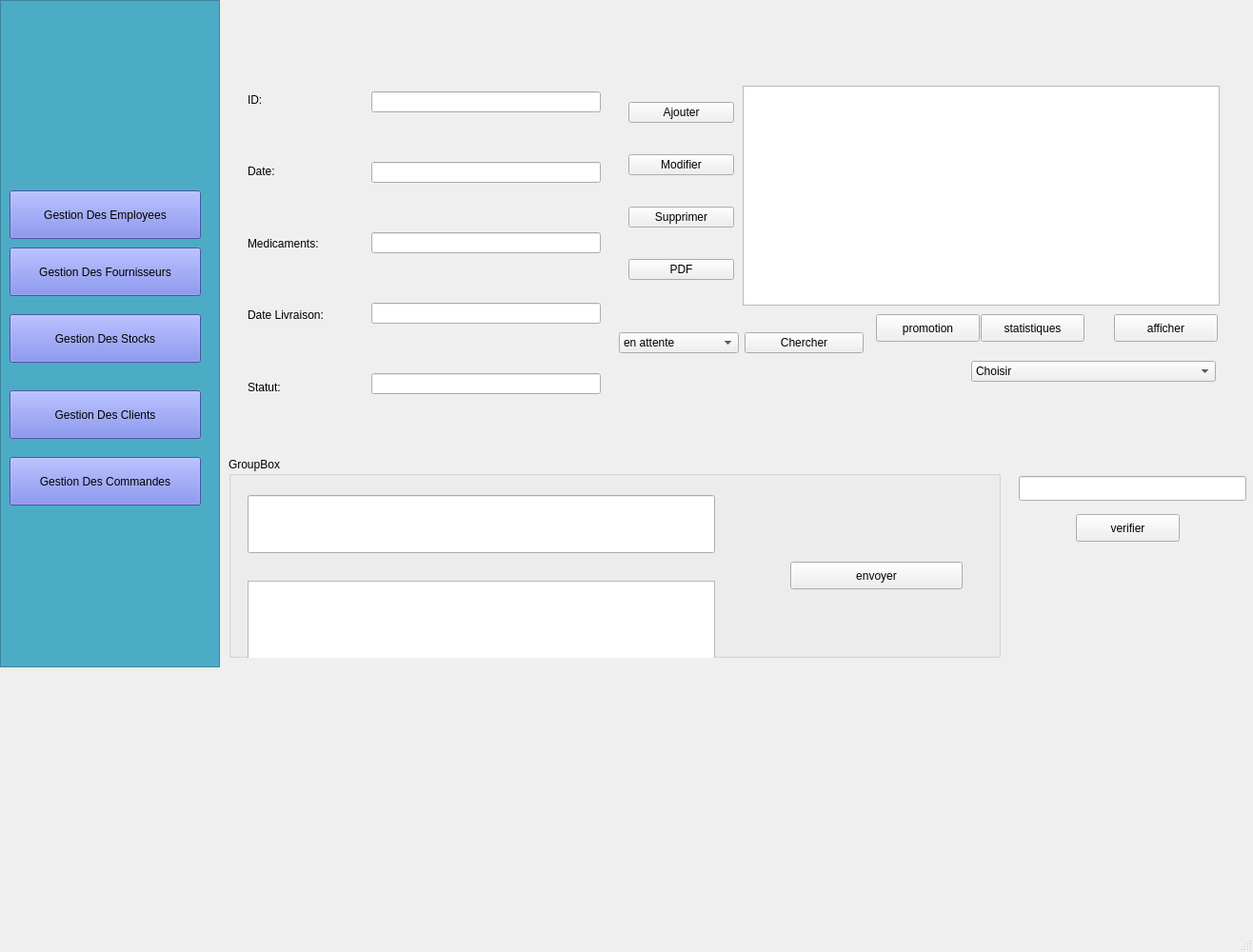
<?xml version="1.0" encoding="UTF-8"?>
<ui version="4.0">
 <class>CommandesWindow</class>
 <widget class="QMainWindow" name="CommandesWindow">
  <property name="geometry">
   <rect>
    <x>0</x>
    <y>0</y>
    <width>1316</width>
    <height>1000</height>
   </rect>
  </property>
  <property name="windowTitle">
   <string>MainWindow</string>
  </property>
  <widget class="QWidget" name="centralwidget">
   <widget class="QPushButton" name="gestion_fournisseur">
    <property name="geometry">
     <rect>
      <x>10</x>
      <y>260</y>
      <width>201</width>
      <height>51</height>
     </rect>
    </property>
    <property name="minimumSize">
     <size>
      <width>0</width>
      <height>0</height>
     </size>
    </property>
    <property name="maximumSize">
     <size>
      <width>16777215</width>
      <height>16777215</height>
     </size>
    </property>
    <property name="palette">
     <palette>
      <active>
       <colorrole role="Button">
        <brush brushstyle="SolidPattern">
         <color alpha="255">
          <red>104</red>
          <green>118</green>
          <blue>225</blue>
         </color>
        </brush>
       </colorrole>
       <colorrole role="Base">
        <brush brushstyle="SolidPattern">
         <color alpha="255">
          <red>104</red>
          <green>118</green>
          <blue>225</blue>
         </color>
        </brush>
       </colorrole>
       <colorrole role="Window">
        <brush brushstyle="SolidPattern">
         <color alpha="255">
          <red>104</red>
          <green>118</green>
          <blue>225</blue>
         </color>
        </brush>
       </colorrole>
       <colorrole role="PlaceholderText">
        <brush brushstyle="SolidPattern">
         <color alpha="255">
          <red>0</red>
          <green>0</green>
          <blue>0</blue>
         </color>
        </brush>
       </colorrole>
      </active>
      <inactive>
       <colorrole role="Button">
        <brush brushstyle="SolidPattern">
         <color alpha="255">
          <red>104</red>
          <green>118</green>
          <blue>225</blue>
         </color>
        </brush>
       </colorrole>
       <colorrole role="Base">
        <brush brushstyle="SolidPattern">
         <color alpha="255">
          <red>104</red>
          <green>118</green>
          <blue>225</blue>
         </color>
        </brush>
       </colorrole>
       <colorrole role="Window">
        <brush brushstyle="SolidPattern">
         <color alpha="255">
          <red>104</red>
          <green>118</green>
          <blue>225</blue>
         </color>
        </brush>
       </colorrole>
       <colorrole role="PlaceholderText">
        <brush brushstyle="SolidPattern">
         <color alpha="255">
          <red>0</red>
          <green>0</green>
          <blue>0</blue>
         </color>
        </brush>
       </colorrole>
      </inactive>
      <disabled>
       <colorrole role="Button">
        <brush brushstyle="SolidPattern">
         <color alpha="255">
          <red>255</red>
          <green>179</green>
          <blue>193</blue>
         </color>
        </brush>
       </colorrole>
       <colorrole role="Base">
        <brush brushstyle="SolidPattern">
         <color alpha="255">
          <red>255</red>
          <green>179</green>
          <blue>193</blue>
         </color>
        </brush>
       </colorrole>
       <colorrole role="Window">
        <brush brushstyle="SolidPattern">
         <color alpha="255">
          <red>255</red>
          <green>179</green>
          <blue>193</blue>
         </color>
        </brush>
       </colorrole>
       <colorrole role="PlaceholderText">
        <brush brushstyle="SolidPattern">
         <color alpha="255">
          <red>0</red>
          <green>0</green>
          <blue>0</blue>
         </color>
        </brush>
       </colorrole>
      </disabled>
     </palette>
    </property>
    <property name="styleSheet">
     <string notr="true">color: rgb(0, 0, 0);</string>
    </property>
    <property name="text">
     <string>Gestion Des Fournisseurs</string>
    </property>
    <property name="icon">
     <iconset>
      <normaloff>../../../../../Downloads/icons8-supplier-50.png</normaloff>../../../../../Downloads/icons8-supplier-50.png</iconset>
    </property>
    <property name="flat">
     <bool>false</bool>
    </property>
   </widget>
   <widget class="QListView" name="listView">
    <property name="geometry">
     <rect>
      <x>0</x>
      <y>0</y>
      <width>231</width>
      <height>701</height>
     </rect>
    </property>
    <property name="styleSheet">
     <string notr="true">
QFrame{
background-color: rgb(76, 172, 198);
}
QPushButton{
background-color:rgb(61,61,61);
border-top-left-radius:20px;
border-bottom-left-radius:20px;
color:rgb(255,255,255);
font: 77 10pt &quot;Arial Black&quot;;
}
QPushButton:hover{
background-color:White;
border-top-left-radius:20px;
border-bottom-left-radius:20px;
color:rgb(0,0);
font: 77 10pt &quot;Arial Black&quot;;
}</string>
    </property>
   </widget>
   <widget class="QPushButton" name="btn_afficher">
    <property name="geometry">
     <rect>
      <x>1170</x>
      <y>330</y>
      <width>109</width>
      <height>29</height>
     </rect>
    </property>
    <property name="text">
     <string>afficher</string>
    </property>
    <property name="icon">
     <iconset>
      <normaloff>../../../../../Downloads/icons8-pdf-50.png</normaloff>../../../../../Downloads/icons8-pdf-50.png</iconset>
    </property>
   </widget>
   <widget class="QPushButton" name="gestion_client">
    <property name="geometry">
     <rect>
      <x>10</x>
      <y>410</y>
      <width>201</width>
      <height>51</height>
     </rect>
    </property>
    <property name="minimumSize">
     <size>
      <width>0</width>
      <height>0</height>
     </size>
    </property>
    <property name="maximumSize">
     <size>
      <width>16777215</width>
      <height>16777215</height>
     </size>
    </property>
    <property name="palette">
     <palette>
      <active>
       <colorrole role="Button">
        <brush brushstyle="SolidPattern">
         <color alpha="255">
          <red>104</red>
          <green>118</green>
          <blue>225</blue>
         </color>
        </brush>
       </colorrole>
       <colorrole role="Base">
        <brush brushstyle="SolidPattern">
         <color alpha="255">
          <red>104</red>
          <green>118</green>
          <blue>225</blue>
         </color>
        </brush>
       </colorrole>
       <colorrole role="Window">
        <brush brushstyle="SolidPattern">
         <color alpha="255">
          <red>104</red>
          <green>118</green>
          <blue>225</blue>
         </color>
        </brush>
       </colorrole>
       <colorrole role="PlaceholderText">
        <brush brushstyle="SolidPattern">
         <color alpha="255">
          <red>0</red>
          <green>0</green>
          <blue>0</blue>
         </color>
        </brush>
       </colorrole>
      </active>
      <inactive>
       <colorrole role="Button">
        <brush brushstyle="SolidPattern">
         <color alpha="255">
          <red>104</red>
          <green>118</green>
          <blue>225</blue>
         </color>
        </brush>
       </colorrole>
       <colorrole role="Base">
        <brush brushstyle="SolidPattern">
         <color alpha="255">
          <red>104</red>
          <green>118</green>
          <blue>225</blue>
         </color>
        </brush>
       </colorrole>
       <colorrole role="Window">
        <brush brushstyle="SolidPattern">
         <color alpha="255">
          <red>104</red>
          <green>118</green>
          <blue>225</blue>
         </color>
        </brush>
       </colorrole>
       <colorrole role="PlaceholderText">
        <brush brushstyle="SolidPattern">
         <color alpha="255">
          <red>0</red>
          <green>0</green>
          <blue>0</blue>
         </color>
        </brush>
       </colorrole>
      </inactive>
      <disabled>
       <colorrole role="Button">
        <brush brushstyle="SolidPattern">
         <color alpha="255">
          <red>255</red>
          <green>179</green>
          <blue>193</blue>
         </color>
        </brush>
       </colorrole>
       <colorrole role="Base">
        <brush brushstyle="SolidPattern">
         <color alpha="255">
          <red>255</red>
          <green>179</green>
          <blue>193</blue>
         </color>
        </brush>
       </colorrole>
       <colorrole role="Window">
        <brush brushstyle="SolidPattern">
         <color alpha="255">
          <red>255</red>
          <green>179</green>
          <blue>193</blue>
         </color>
        </brush>
       </colorrole>
       <colorrole role="PlaceholderText">
        <brush brushstyle="SolidPattern">
         <color alpha="255">
          <red>0</red>
          <green>0</green>
          <blue>0</blue>
         </color>
        </brush>
       </colorrole>
      </disabled>
     </palette>
    </property>
    <property name="styleSheet">
     <string notr="true">color: rgb(0, 0, 0);</string>
    </property>
    <property name="text">
     <string>Gestion Des Clients</string>
    </property>
    <property name="icon">
     <iconset>
      <normaloff>../../../../../Downloads/icons8-client-50.png</normaloff>../../../../../Downloads/icons8-client-50.png</iconset>
    </property>
    <property name="flat">
     <bool>false</bool>
    </property>
   </widget>
   <widget class="QGroupBox" name="groupBox">
    <property name="geometry">
     <rect>
      <x>240</x>
      <y>480</y>
      <width>811</width>
      <height>211</height>
     </rect>
    </property>
    <property name="title">
     <string>GroupBox</string>
    </property>
    <widget class="QLineEdit" name="question">
     <property name="geometry">
      <rect>
       <x>20</x>
       <y>40</y>
       <width>491</width>
       <height>61</height>
      </rect>
     </property>
    </widget>
    <widget class="QTextEdit" name="reponse">
     <property name="geometry">
      <rect>
       <x>20</x>
       <y>130</y>
       <width>491</width>
       <height>101</height>
      </rect>
     </property>
    </widget>
    <widget class="QPushButton" name="envoyer">
     <property name="geometry">
      <rect>
       <x>590</x>
       <y>110</y>
       <width>181</width>
       <height>29</height>
      </rect>
     </property>
     <property name="text">
      <string>envoyer</string>
     </property>
     <property name="icon">
      <iconset>
       <normaloff>../../../../../Downloads/icons8-pdf-50.png</normaloff>../../../../../Downloads/icons8-pdf-50.png</iconset>
     </property>
    </widget>
   </widget>
   <widget class="QWidget" name="verticalLayoutWidget_7">
    <property name="geometry">
     <rect>
      <x>390</x>
      <y>50</y>
      <width>241</width>
      <height>411</height>
     </rect>
    </property>
    <layout class="QVBoxLayout" name="verticalLayout_14">
     <item>
      <widget class="QLineEdit" name="IdCommande_3"/>
     </item>
     <item>
      <widget class="QLineEdit" name="DateCommande_3"/>
     </item>
     <item>
      <widget class="QLineEdit" name="MedicamentCommande_3"/>
     </item>
     <item>
      <widget class="QLineEdit" name="DateLivraisonCommande_3"/>
     </item>
     <item>
      <widget class="QLineEdit" name="StatutCommande_3"/>
     </item>
    </layout>
   </widget>
   <widget class="QLineEdit" name="idproduit">
    <property name="geometry">
     <rect>
      <x>1070</x>
      <y>500</y>
      <width>239</width>
      <height>26</height>
     </rect>
    </property>
   </widget>
   <widget class="QPushButton" name="gestion_commande">
    <property name="geometry">
     <rect>
      <x>10</x>
      <y>480</y>
      <width>201</width>
      <height>51</height>
     </rect>
    </property>
    <property name="minimumSize">
     <size>
      <width>0</width>
      <height>0</height>
     </size>
    </property>
    <property name="maximumSize">
     <size>
      <width>16777215</width>
      <height>16777215</height>
     </size>
    </property>
    <property name="palette">
     <palette>
      <active>
       <colorrole role="Button">
        <brush brushstyle="SolidPattern">
         <color alpha="255">
          <red>104</red>
          <green>118</green>
          <blue>225</blue>
         </color>
        </brush>
       </colorrole>
       <colorrole role="Base">
        <brush brushstyle="SolidPattern">
         <color alpha="255">
          <red>104</red>
          <green>118</green>
          <blue>225</blue>
         </color>
        </brush>
       </colorrole>
       <colorrole role="Window">
        <brush brushstyle="SolidPattern">
         <color alpha="255">
          <red>104</red>
          <green>118</green>
          <blue>225</blue>
         </color>
        </brush>
       </colorrole>
       <colorrole role="PlaceholderText">
        <brush brushstyle="SolidPattern">
         <color alpha="255">
          <red>0</red>
          <green>0</green>
          <blue>0</blue>
         </color>
        </brush>
       </colorrole>
      </active>
      <inactive>
       <colorrole role="Button">
        <brush brushstyle="SolidPattern">
         <color alpha="255">
          <red>104</red>
          <green>118</green>
          <blue>225</blue>
         </color>
        </brush>
       </colorrole>
       <colorrole role="Base">
        <brush brushstyle="SolidPattern">
         <color alpha="255">
          <red>104</red>
          <green>118</green>
          <blue>225</blue>
         </color>
        </brush>
       </colorrole>
       <colorrole role="Window">
        <brush brushstyle="SolidPattern">
         <color alpha="255">
          <red>104</red>
          <green>118</green>
          <blue>225</blue>
         </color>
        </brush>
       </colorrole>
       <colorrole role="PlaceholderText">
        <brush brushstyle="SolidPattern">
         <color alpha="255">
          <red>0</red>
          <green>0</green>
          <blue>0</blue>
         </color>
        </brush>
       </colorrole>
      </inactive>
      <disabled>
       <colorrole role="Button">
        <brush brushstyle="SolidPattern">
         <color alpha="255">
          <red>255</red>
          <green>179</green>
          <blue>193</blue>
         </color>
        </brush>
       </colorrole>
       <colorrole role="Base">
        <brush brushstyle="SolidPattern">
         <color alpha="255">
          <red>255</red>
          <green>179</green>
          <blue>193</blue>
         </color>
        </brush>
       </colorrole>
       <colorrole role="Window">
        <brush brushstyle="SolidPattern">
         <color alpha="255">
          <red>255</red>
          <green>179</green>
          <blue>193</blue>
         </color>
        </brush>
       </colorrole>
       <colorrole role="PlaceholderText">
        <brush brushstyle="SolidPattern">
         <color alpha="255">
          <red>0</red>
          <green>0</green>
          <blue>0</blue>
         </color>
        </brush>
       </colorrole>
      </disabled>
     </palette>
    </property>
    <property name="styleSheet">
     <string notr="true">color: rgb(0, 0, 0);</string>
    </property>
    <property name="text">
     <string>Gestion Des Commandes</string>
    </property>
    <property name="icon">
     <iconset>
      <normaloff>../../../../../Downloads/icons8-paper-50.png</normaloff>../../../../../Downloads/icons8-paper-50.png</iconset>
    </property>
    <property name="flat">
     <bool>false</bool>
    </property>
   </widget>
   <widget class="QPushButton" name="gestion_stock">
    <property name="geometry">
     <rect>
      <x>10</x>
      <y>330</y>
      <width>201</width>
      <height>51</height>
     </rect>
    </property>
    <property name="minimumSize">
     <size>
      <width>0</width>
      <height>0</height>
     </size>
    </property>
    <property name="maximumSize">
     <size>
      <width>16777215</width>
      <height>16777215</height>
     </size>
    </property>
    <property name="palette">
     <palette>
      <active>
       <colorrole role="Button">
        <brush brushstyle="SolidPattern">
         <color alpha="255">
          <red>104</red>
          <green>118</green>
          <blue>225</blue>
         </color>
        </brush>
       </colorrole>
       <colorrole role="Base">
        <brush brushstyle="SolidPattern">
         <color alpha="255">
          <red>104</red>
          <green>118</green>
          <blue>225</blue>
         </color>
        </brush>
       </colorrole>
       <colorrole role="Window">
        <brush brushstyle="SolidPattern">
         <color alpha="255">
          <red>104</red>
          <green>118</green>
          <blue>225</blue>
         </color>
        </brush>
       </colorrole>
       <colorrole role="PlaceholderText">
        <brush brushstyle="SolidPattern">
         <color alpha="255">
          <red>0</red>
          <green>0</green>
          <blue>0</blue>
         </color>
        </brush>
       </colorrole>
      </active>
      <inactive>
       <colorrole role="Button">
        <brush brushstyle="SolidPattern">
         <color alpha="255">
          <red>104</red>
          <green>118</green>
          <blue>225</blue>
         </color>
        </brush>
       </colorrole>
       <colorrole role="Base">
        <brush brushstyle="SolidPattern">
         <color alpha="255">
          <red>104</red>
          <green>118</green>
          <blue>225</blue>
         </color>
        </brush>
       </colorrole>
       <colorrole role="Window">
        <brush brushstyle="SolidPattern">
         <color alpha="255">
          <red>104</red>
          <green>118</green>
          <blue>225</blue>
         </color>
        </brush>
       </colorrole>
       <colorrole role="PlaceholderText">
        <brush brushstyle="SolidPattern">
         <color alpha="255">
          <red>0</red>
          <green>0</green>
          <blue>0</blue>
         </color>
        </brush>
       </colorrole>
      </inactive>
      <disabled>
       <colorrole role="Button">
        <brush brushstyle="SolidPattern">
         <color alpha="255">
          <red>255</red>
          <green>179</green>
          <blue>193</blue>
         </color>
        </brush>
       </colorrole>
       <colorrole role="Base">
        <brush brushstyle="SolidPattern">
         <color alpha="255">
          <red>255</red>
          <green>179</green>
          <blue>193</blue>
         </color>
        </brush>
       </colorrole>
       <colorrole role="Window">
        <brush brushstyle="SolidPattern">
         <color alpha="255">
          <red>255</red>
          <green>179</green>
          <blue>193</blue>
         </color>
        </brush>
       </colorrole>
       <colorrole role="PlaceholderText">
        <brush brushstyle="SolidPattern">
         <color alpha="255">
          <red>0</red>
          <green>0</green>
          <blue>0</blue>
         </color>
        </brush>
       </colorrole>
      </disabled>
     </palette>
    </property>
    <property name="styleSheet">
     <string notr="true">color: rgb(0, 0, 0);</string>
    </property>
    <property name="text">
     <string>Gestion Des Stocks</string>
    </property>
    <property name="icon">
     <iconset>
      <normaloff>../../../../../Downloads/icons8-stock-30.png</normaloff>../../../../../Downloads/icons8-stock-30.png</iconset>
    </property>
    <property name="flat">
     <bool>false</bool>
    </property>
   </widget>
   <widget class="QPushButton" name="stat">
    <property name="geometry">
     <rect>
      <x>1030</x>
      <y>330</y>
      <width>109</width>
      <height>29</height>
     </rect>
    </property>
    <property name="text">
     <string>statistiques</string>
    </property>
    <property name="icon">
     <iconset>
      <normaloff>../../../../../Downloads/icons8-pdf-50.png</normaloff>../../../../../Downloads/icons8-pdf-50.png</iconset>
    </property>
   </widget>
   <widget class="QPushButton" name="gestion_employee">
    <property name="geometry">
     <rect>
      <x>10</x>
      <y>200</y>
      <width>201</width>
      <height>51</height>
     </rect>
    </property>
    <property name="minimumSize">
     <size>
      <width>0</width>
      <height>0</height>
     </size>
    </property>
    <property name="maximumSize">
     <size>
      <width>16777215</width>
      <height>16777215</height>
     </size>
    </property>
    <property name="palette">
     <palette>
      <active>
       <colorrole role="Button">
        <brush brushstyle="SolidPattern">
         <color alpha="255">
          <red>104</red>
          <green>118</green>
          <blue>225</blue>
         </color>
        </brush>
       </colorrole>
       <colorrole role="Base">
        <brush brushstyle="SolidPattern">
         <color alpha="255">
          <red>104</red>
          <green>118</green>
          <blue>225</blue>
         </color>
        </brush>
       </colorrole>
       <colorrole role="Window">
        <brush brushstyle="SolidPattern">
         <color alpha="255">
          <red>104</red>
          <green>118</green>
          <blue>225</blue>
         </color>
        </brush>
       </colorrole>
       <colorrole role="PlaceholderText">
        <brush brushstyle="SolidPattern">
         <color alpha="255">
          <red>0</red>
          <green>0</green>
          <blue>0</blue>
         </color>
        </brush>
       </colorrole>
      </active>
      <inactive>
       <colorrole role="Button">
        <brush brushstyle="SolidPattern">
         <color alpha="255">
          <red>104</red>
          <green>118</green>
          <blue>225</blue>
         </color>
        </brush>
       </colorrole>
       <colorrole role="Base">
        <brush brushstyle="SolidPattern">
         <color alpha="255">
          <red>104</red>
          <green>118</green>
          <blue>225</blue>
         </color>
        </brush>
       </colorrole>
       <colorrole role="Window">
        <brush brushstyle="SolidPattern">
         <color alpha="255">
          <red>104</red>
          <green>118</green>
          <blue>225</blue>
         </color>
        </brush>
       </colorrole>
       <colorrole role="PlaceholderText">
        <brush brushstyle="SolidPattern">
         <color alpha="255">
          <red>0</red>
          <green>0</green>
          <blue>0</blue>
         </color>
        </brush>
       </colorrole>
      </inactive>
      <disabled>
       <colorrole role="Button">
        <brush brushstyle="SolidPattern">
         <color alpha="255">
          <red>255</red>
          <green>179</green>
          <blue>193</blue>
         </color>
        </brush>
       </colorrole>
       <colorrole role="Base">
        <brush brushstyle="SolidPattern">
         <color alpha="255">
          <red>255</red>
          <green>179</green>
          <blue>193</blue>
         </color>
        </brush>
       </colorrole>
       <colorrole role="Window">
        <brush brushstyle="SolidPattern">
         <color alpha="255">
          <red>255</red>
          <green>179</green>
          <blue>193</blue>
         </color>
        </brush>
       </colorrole>
       <colorrole role="PlaceholderText">
        <brush brushstyle="SolidPattern">
         <color alpha="255">
          <red>0</red>
          <green>0</green>
          <blue>0</blue>
         </color>
        </brush>
       </colorrole>
      </disabled>
     </palette>
    </property>
    <property name="styleSheet">
     <string notr="true">color: rgb(0, 0, 0);</string>
    </property>
    <property name="text">
     <string>Gestion Des Employees</string>
    </property>
    <property name="icon">
     <iconset>
      <normaloff>../../../../../Downloads/icons8-employee-50.png</normaloff>../../../../../Downloads/icons8-employee-50.png</iconset>
    </property>
    <property name="iconSize">
     <size>
      <width>20</width>
      <height>20</height>
     </size>
    </property>
    <property name="flat">
     <bool>false</bool>
    </property>
   </widget>
   <widget class="QWidget" name="verticalLayoutWidget_8">
    <property name="geometry">
     <rect>
      <x>660</x>
      <y>80</y>
      <width>111</width>
      <height>241</height>
     </rect>
    </property>
    <layout class="QVBoxLayout" name="verticalLayout_12">
     <item>
      <widget class="QPushButton" name="btn_ajouter_commande_3">
       <property name="text">
        <string>Ajouter</string>
       </property>
       <property name="icon">
        <iconset>
         <normaloff>../../../../../Downloads/icons8-add-30.png</normaloff>../../../../../Downloads/icons8-add-30.png</iconset>
       </property>
      </widget>
     </item>
     <item>
      <widget class="QPushButton" name="btn_modifier_commande_3">
       <property name="text">
        <string>Modifier</string>
       </property>
       <property name="icon">
        <iconset>
         <normaloff>../../../../../Downloads/icons8-edit-50 (1).png</normaloff>../../../../../Downloads/icons8-edit-50 (1).png</iconset>
       </property>
      </widget>
     </item>
     <item>
      <widget class="QPushButton" name="btn_supprimer_commande_3">
       <property name="text">
        <string>Supprimer</string>
       </property>
       <property name="icon">
        <iconset>
         <normaloff>../../../../../Downloads/icons8-delete-50.png</normaloff>../../../../../Downloads/icons8-delete-50.png</iconset>
       </property>
      </widget>
     </item>
     <item>
      <widget class="QPushButton" name="btn_pdf_commande_3">
       <property name="text">
        <string>PDF</string>
       </property>
       <property name="icon">
        <iconset>
         <normaloff>../../../../../Downloads/icons8-pdf-50.png</normaloff>../../../../../Downloads/icons8-pdf-50.png</iconset>
       </property>
      </widget>
     </item>
    </layout>
   </widget>
   <widget class="QWidget" name="horizontalLayoutWidget_7">
    <property name="geometry">
     <rect>
      <x>1020</x>
      <y>360</y>
      <width>257</width>
      <height>61</height>
     </rect>
    </property>
    <layout class="QHBoxLayout" name="horizontalLayout_10">
     <item>
      <widget class="QComboBox" name="CritereTriCommande_3">
       <item>
        <property name="text">
         <string>Choisir</string>
        </property>
       </item>
       <item>
        <property name="text">
         <string>ID</string>
        </property>
       </item>
       <item>
        <property name="text">
         <string>NOM</string>
        </property>
       </item>
      </widget>
     </item>
    </layout>
   </widget>
   <widget class="QTableView" name="tab_commandes">
    <property name="geometry">
     <rect>
      <x>780</x>
      <y>90</y>
      <width>501</width>
      <height>231</height>
     </rect>
    </property>
   </widget>
   <widget class="QWidget" name="horizontalLayoutWidget_6">
    <property name="geometry">
     <rect>
      <x>650</x>
      <y>330</y>
      <width>257</width>
      <height>61</height>
     </rect>
    </property>
    <layout class="QHBoxLayout" name="horizontalLayout_11">
     <item>
      <widget class="QComboBox" name="comboBox">
       <item>
        <property name="text">
         <string>en attente</string>
        </property>
       </item>
       <item>
        <property name="text">
         <string>expedie</string>
        </property>
       </item>
       <item>
        <property name="text">
         <string>livre</string>
        </property>
       </item>
       <item>
        <property name="text">
         <string>annule</string>
        </property>
       </item>
      </widget>
     </item>
     <item>
      <widget class="QPushButton" name="chercher_commande_3">
       <property name="text">
        <string>Chercher</string>
       </property>
      </widget>
     </item>
    </layout>
   </widget>
   <widget class="QPushButton" name="promo">
    <property name="geometry">
     <rect>
      <x>920</x>
      <y>330</y>
      <width>109</width>
      <height>29</height>
     </rect>
    </property>
    <property name="text">
     <string>promotion</string>
    </property>
    <property name="icon">
     <iconset>
      <normaloff>../../../../../Downloads/icons8-pdf-50.png</normaloff>../../../../../Downloads/icons8-pdf-50.png</iconset>
    </property>
   </widget>
   <widget class="QPushButton" name="temp">
    <property name="geometry">
     <rect>
      <x>1130</x>
      <y>540</y>
      <width>109</width>
      <height>29</height>
     </rect>
    </property>
    <property name="text">
     <string>verifier</string>
    </property>
    <property name="icon">
     <iconset>
      <normaloff>../../../../../Downloads/icons8-pdf-50.png</normaloff>../../../../../Downloads/icons8-pdf-50.png</iconset>
    </property>
   </widget>
   <widget class="QWidget" name="verticalLayoutWidget_6">
    <property name="geometry">
     <rect>
      <x>260</x>
      <y>70</y>
      <width>121</width>
      <height>371</height>
     </rect>
    </property>
    <layout class="QVBoxLayout" name="verticalLayout_13">
     <item>
      <widget class="QLabel" name="IdCommandeTxt_3">
       <property name="text">
        <string>ID:</string>
       </property>
      </widget>
     </item>
     <item>
      <widget class="QLabel" name="DateCommandeTxt_3">
       <property name="text">
        <string>Date:</string>
       </property>
      </widget>
     </item>
     <item>
      <widget class="QLabel" name="MedicamentTxt_3">
       <property name="text">
        <string>Medicaments:</string>
       </property>
      </widget>
     </item>
     <item>
      <widget class="QLabel" name="DateLivraisonTxt_3">
       <property name="text">
        <string>Date Livraison:</string>
       </property>
      </widget>
     </item>
     <item>
      <widget class="QLabel" name="StatutCommandeTxt_3">
       <property name="text">
        <string>Statut:</string>
       </property>
      </widget>
     </item>
    </layout>
   </widget>
   <zorder>listView</zorder>
   <zorder>btn_afficher</zorder>
   <zorder>gestion_client</zorder>
   <zorder>groupBox</zorder>
   <zorder>verticalLayoutWidget_7</zorder>
   <zorder>idproduit</zorder>
   <zorder>gestion_commande</zorder>
   <zorder>gestion_stock</zorder>
   <zorder>stat</zorder>
   <zorder>gestion_employee</zorder>
   <zorder>verticalLayoutWidget_8</zorder>
   <zorder>horizontalLayoutWidget_7</zorder>
   <zorder>tab_commandes</zorder>
   <zorder>horizontalLayoutWidget_6</zorder>
   <zorder>promo</zorder>
   <zorder>temp</zorder>
   <zorder>verticalLayoutWidget_6</zorder>
   <zorder>gestion_fournisseur</zorder>
  </widget>
  <widget class="QMenuBar" name="menubar">
   <property name="geometry">
    <rect>
     <x>0</x>
     <y>0</y>
     <width>1316</width>
     <height>26</height>
    </rect>
   </property>
  </widget>
  <widget class="QStatusBar" name="statusbar"/>
 </widget>
 <resources/>
 <connections/>
</ui>
